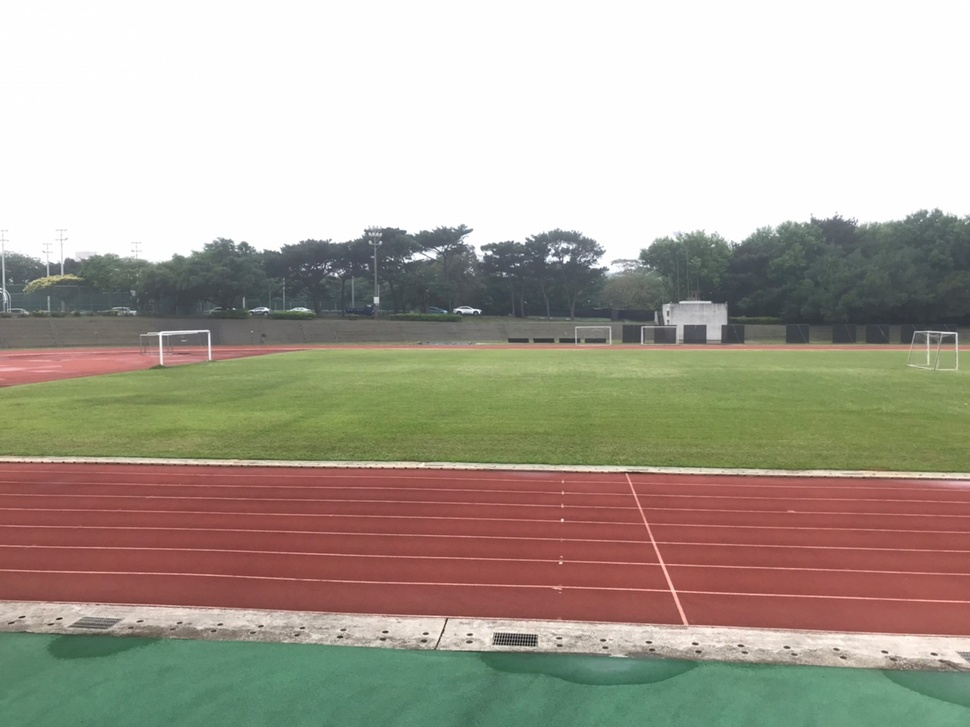
#> input picture CV_HW2/Photos/Base/Base1.jpg, 970 x 727 px, shrunk from 1478 x 1108 before the run; its folder holds only this picture in this run
$ python HW2.py
#> lines starting #> are read from the running program, lines starting #| are printed output that depends on the picture
import cv2
import numpy as np
import random
import os


# create a window to show the image
# It will show all the windows after you call im_show()
# Remember to call im_show() in the end of main
def creat_im_window(window_name, img):
    cv2.imshow(window_name, img)


# show the all window you call before im_show()
# and press any key to close all windows
def im_show():
    cv2.waitKey(0)
    cv2.destroyAllWindows()


class RANSAC:
    def __init__(self, threshold=0.75, iter_num=10000, ransac_tolerance=3, image_list=None, early_termination_ratio=0.9):
        self.threshold = threshold
        self.iter_num = iter_num
        self.ransac_tolerance = ransac_tolerance
        self.h = None
        self.image_list = image_list
        self.sift = cv2.SIFT_create()
        self.early_termination_ratio = early_termination_ratio

    def find_knn(self, img1, img2):
        kp1, des1 = self.sift.detectAndCompute(cv2.cvtColor(img1, cv2.COLOR_BGR2GRAY), None)
        kp2, des2 = self.sift.detectAndCompute(cv2.cvtColor(img2, cv2.COLOR_BGR2GRAY), None)
        pts1, pts2 = [], []

        for kp, des in zip(kp1, des1):
            matches = [(kp_, np.linalg.norm(des - des_)) for kp_, des_ in zip(kp2, des2)]
            matches.sort(key=lambda x: x[1])
            if matches[0][1] < self.threshold * matches[1][1]:
                pts1.append(kp.pt)
                pts2.append(matches[0][0].pt)

        return pts1, pts2

    def ransac(self, pts1, pts2):
        max_in = 0
        best_h = None

        n = len(pts1)
        for _ in range(self.iter_num):
            idx = random.sample(range(n), 4)
            pts1_ = np.array([pts1[i] for i in idx])
            pts2_ = np.array([pts2[i] for i in idx])
            h = self.calc_h(pts1_, pts2_)

            pts1__ = np.append(pts1, np.ones((n, 1)), axis=1)

            pts_h = h @ pts1__.T
            pts_h = pts_h / pts_h[2]
            pts_h = pts_h[:2].T

            in_count = np.sum(np.linalg.norm(pts_h - pts2, axis=1) < self.ransac_tolerance)

            if in_count > max_in:
                max_in = in_count
                best_h = h

            if max_in / n > self.early_termination_ratio:
                break

        self.h = best_h

    @staticmethod
    def calc_h(pts1, pts2):
        a = np.zeros((8, 8))
        b = np.zeros(8)

        a[:4, :2] = pts1[:4]
        a[:4, 2] = 1
        a[4:, 3:5] = pts1[:4]
        a[4:, 5] = 1
        a[:4, 6] = -pts1[:4, 0] * pts2[:4, 0]
        a[:4, 7] = -pts1[:4, 1] * pts2[:4, 0]
        a[4:, 6] = -pts1[:4, 0] * pts2[:4, 1]
        a[4:, 7] = -pts1[:4, 1] * pts2[:4, 1]

        b[:4] = pts2[:4, 0]
        b[4:] = pts2[:4, 1]

        h = np.linalg.lstsq(a, b, rcond=None)[0]
        h = np.append(h, 1).reshape(3, 3)
        return h

    @staticmethod
    def calc_mask(img):
        mask = img != 0
        direction = np.array([[0, 1], [1, 0], [0, -1], [-1, 0]])
        for d in direction:
            mask &= np.roll(img, d, axis=(0, 1)) != 0
        return mask

    @staticmethod
    def no_blending(img_left, img_right, mask_left, mask_right, mask):
        img_result = img_right.copy()
        img_result[mask_left] = img_left[mask_left]
        img_result[mask_left & mask_right] = img_left[mask_left & mask_right]

        return img_result

    @staticmethod
    def linear_blending(img_left, img_right, mask_left, mask_right, mask):
        leftmost = np.min(np.where(mask)[1])
        rightmost = np.max(np.where(mask)[1])

        step = 1 / (rightmost - leftmost)
        alpha_mask = np.zeros_like(mask, dtype=float)

        img_result = img_right.copy()
        img_result[mask_left] = img_left[mask_left]

        for i in range(leftmost, rightmost):
            alpha_mask[:, i] = (i - leftmost) * step

        alpha_mask_3d = alpha_mask[..., np.newaxis]
        one_minus_alpha_mask_3d = 1 - alpha_mask_3d

        img_result[mask] = img_left[mask] * one_minus_alpha_mask_3d[mask] + img_right[mask] * alpha_mask_3d[mask]

        return img_result

    @staticmethod
    def weighted_blending(img_left, img_right, mask_left, mask_right, mask):
        img_result = img_right.copy()
        img_result[mask_left] = img_left[mask_left]
        img_result[mask_left & mask_right] = cv2.addWeighted(img_left, 0.5, img_right, 0.5, 0)[mask_left & mask_right]

        return img_result

    def stitch(self, base_img, addition_img, base_side="right"):
        gray_base = cv2.cvtColor(base_img, cv2.COLOR_BGR2GRAY)
        gray_addition = cv2.cvtColor(addition_img, cv2.COLOR_BGR2GRAY)

        mask_base = self.calc_mask(gray_base)
        mask_addition = self.calc_mask(gray_addition)
        mask_overlap = mask_base & mask_addition

        if base_side == "right":
            img_result = self.linear_blending(addition_img, base_img, mask_addition, mask_base, mask_overlap)
        else:
            img_result = self.linear_blending(base_img, addition_img, mask_base, mask_addition, mask_overlap)

        return img_result

    def sift_and_stitch(self, base_img, addition_img, base_side="right"):
        h1, w1 = base_img.shape[:2]
        h2, w2 = addition_img.shape[:2]
        pts_base, pts_addition = self.find_knn(base_img, addition_img)

        self.ransac(pts_addition, pts_base)

        base_corners = np.array([[0, 0], [0, h1], [w1, h1], [w1, 0]], dtype=float)
        addition_corners = np.array([[0, 0], [0, h2], [w2, h2], [w2, 0]], dtype=float)
        addition_corners = cv2.perspectiveTransform(addition_corners.reshape(1, -1, 2), self.h).reshape(-1, 2)

        min_x, min_y = np.min(np.vstack([base_corners, addition_corners]), axis=0)
        max_x, max_y = np.max(np.vstack([base_corners, addition_corners]), axis=0)
        new_size = (int(max_x - min_x), int(max_y - min_y))

        affine = np.array([[1, 0, -min_x], [0, 1, -min_y], [0, 0, 1]], dtype=float)

        img_after = cv2.warpPerspective(addition_img, affine @ self.h, new_size)
        base_img_after = cv2.warpPerspective(base_img, affine, new_size)

        stitched = self.stitch(base_img_after, img_after, base_side=base_side)

        return stitched

    def __call__(self):
        mid = len(self.image_list) // 2
        base = self.image_list[mid]
        for image in self.image_list[mid - 1::-1]:
            base = self.sift_and_stitch(base, image, "right")

        for image in self.image_list[mid + 1:]:
            base = self.sift_and_stitch(base, image, "left")

        return base


if __name__ == '__main__':
    task = "Base"  # Base Challenge
    folder_path = f"./Photos/{task}/"
    img_names = os.listdir(folder_path)
    images = [cv2.imread(folder_path + img_name) for img_name in img_names]
#> images = 1 item

    ransac = RANSAC(image_list=images)
    result = ransac()
#> in __call__, `mid = len(self.image_list) // 2`: mid = 0
#> in __call__, base is the input picture: shape (727, 970, 3); mean B, G, R 150.4, 163.4, 171.1
#> the loop in __call__, `for image in self.image_list[mid - 1::-1]:` made 1 pass
#> (h1 in sift_and_stitch, w1 in sift_and_stitch, h2 in sift_and_stitch, w2 in sift_and_stitch, addition_corners in sift_and_stitch) on pass 1: (727, 970, 727, 970, [[0, 0], [0, 727], [970, 727], [970, 0]])
#> pass 1, in stitch, `gray_base = cv2.cvtColor(base_img, cv2.COLOR_BGR2GRAY)`:
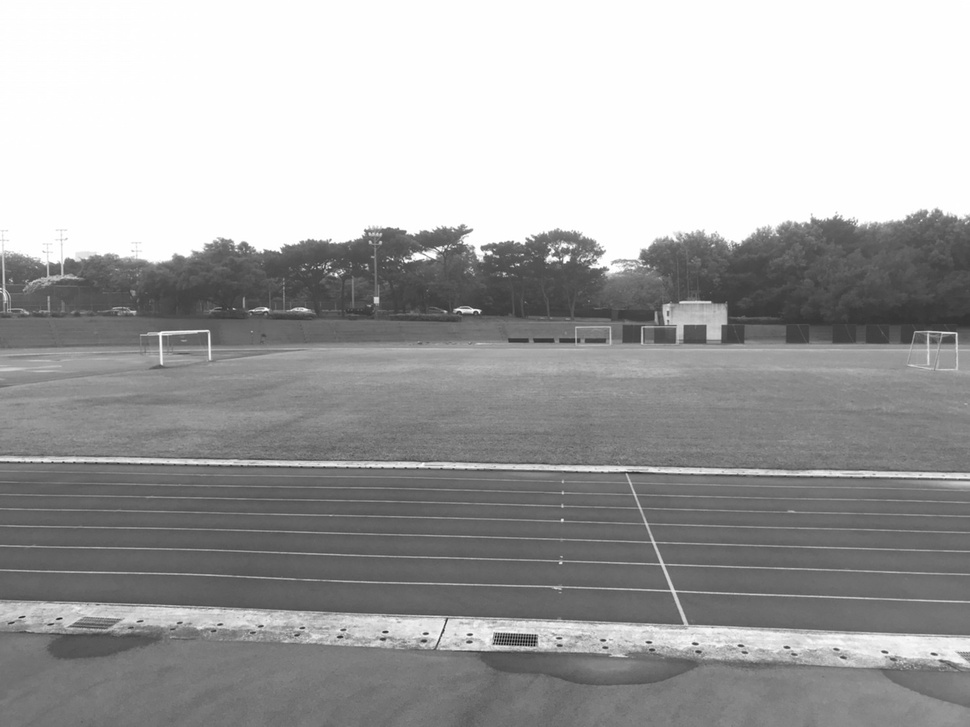
#> gray_base: shape (727, 970); min 13, max 255, mean 164.3

    cv2.imwrite(f"result_{task}.jpg", result)

$ run again, on CV_HW2/Photos/Base/Base2.jpg
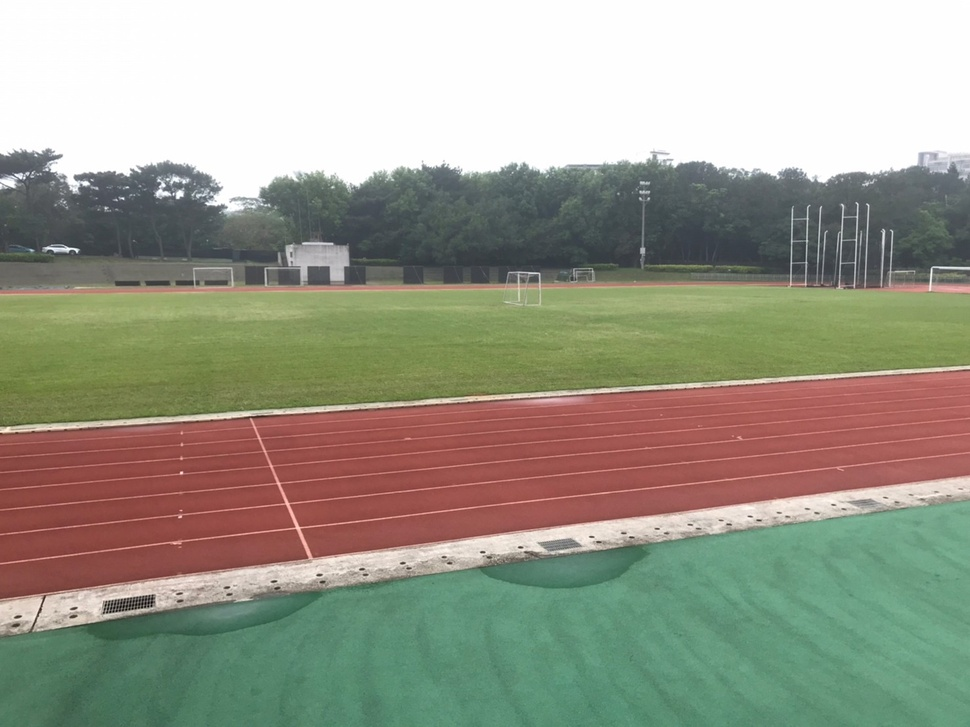
#> input picture CV_HW2/Photos/Base/Base2.jpg, 970 x 727 px, shrunk from 1478 x 1108 before the run
#> images = 1 item
#> mid = 0
#> in __call__, base is the input picture: shape (727, 970, 3); mean B, G, R 138.4, 154.2, 154.2
#> the loop in __call__, `for image in self.image_list[mid - 1::-1]:` made 1 pass
#> (h1 in sift_and_stitch, w1 in sift_and_stitch, h2 in sift_and_stitch, w2 in sift_and_stitch, addition_corners in sift_and_stitch) on pass 1: (727, 970, 727, 970, [[0, 0], [0, 727], [970, 727], [970, 0]])
#> pass 1, in stitch, `gray_base = cv2.cvtColor(base_img, cv2.COLOR_BGR2GRAY)`:
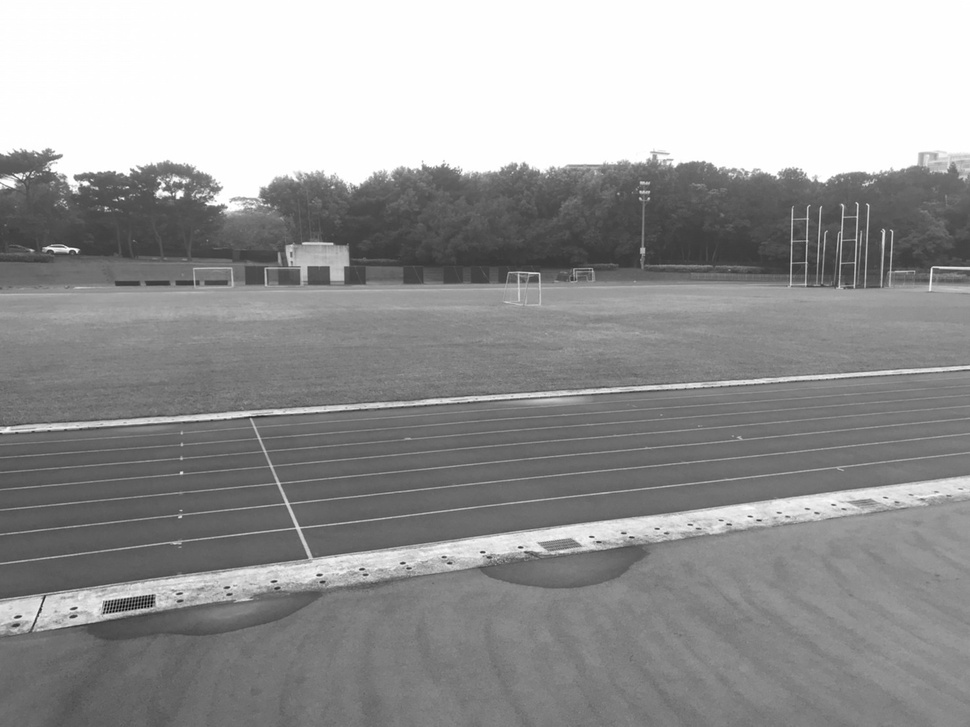
#> gray_base: shape (727, 970); min 5, max 255, mean 152.4

$ run again, on CV_HW2/Photos/Base/Base3.jpg
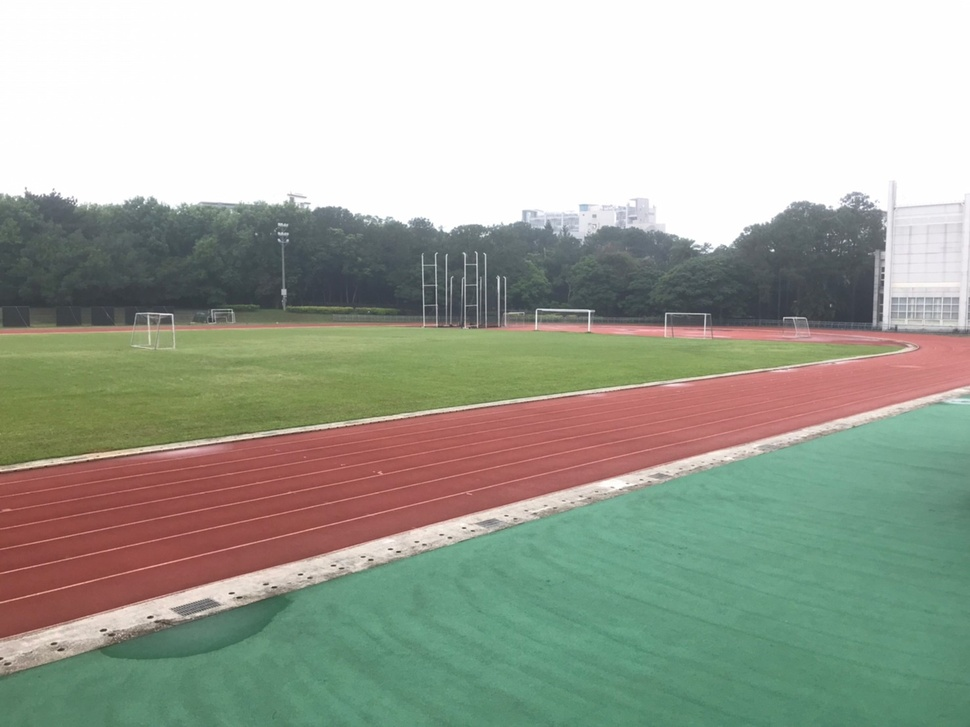
#> input picture CV_HW2/Photos/Base/Base3.jpg, 970 x 727 px, shrunk from 1478 x 1108 before the run
#> images = 1 item
#> mid = 0
#> in __call__, base is the input picture: shape (727, 970, 3); mean B, G, R 155, 167.7, 162.6
#> the loop in __call__, `for image in self.image_list[mid - 1::-1]:` made 1 pass
#> (h1 in sift_and_stitch, w1 in sift_and_stitch, h2 in sift_and_stitch, w2 in sift_and_stitch, addition_corners in sift_and_stitch) on pass 1: (727, 970, 727, 970, [[0, 0], [0, 727], [970, 727], [970, 0]])
#> pass 1, in stitch, `gray_base = cv2.cvtColor(base_img, cv2.COLOR_BGR2GRAY)`:
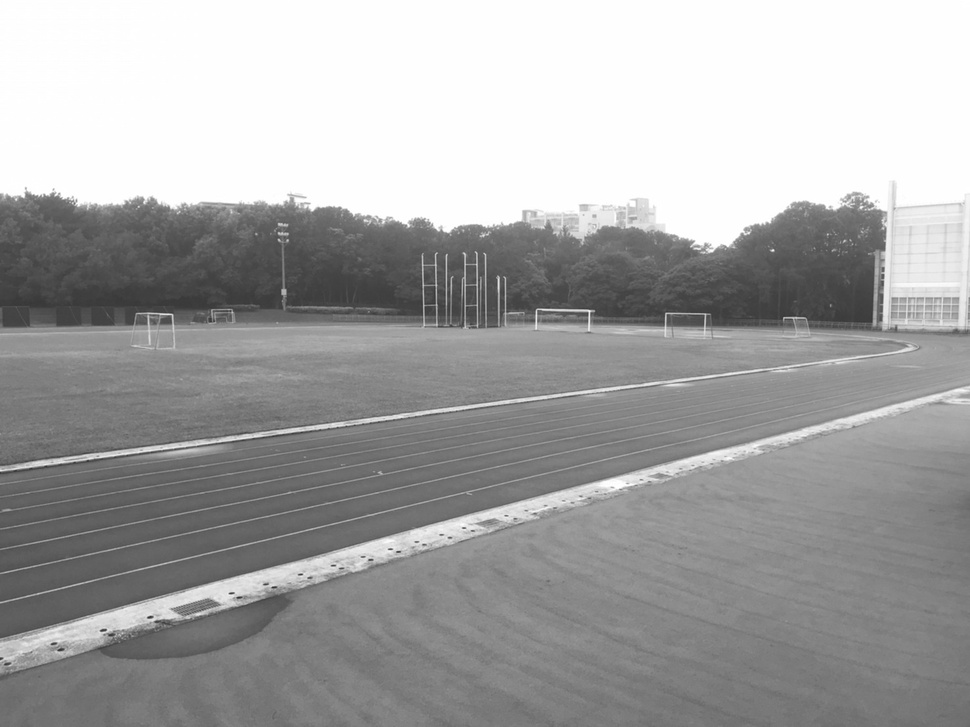
#> gray_base: shape (727, 970); min 48, max 255, mean 164.7
